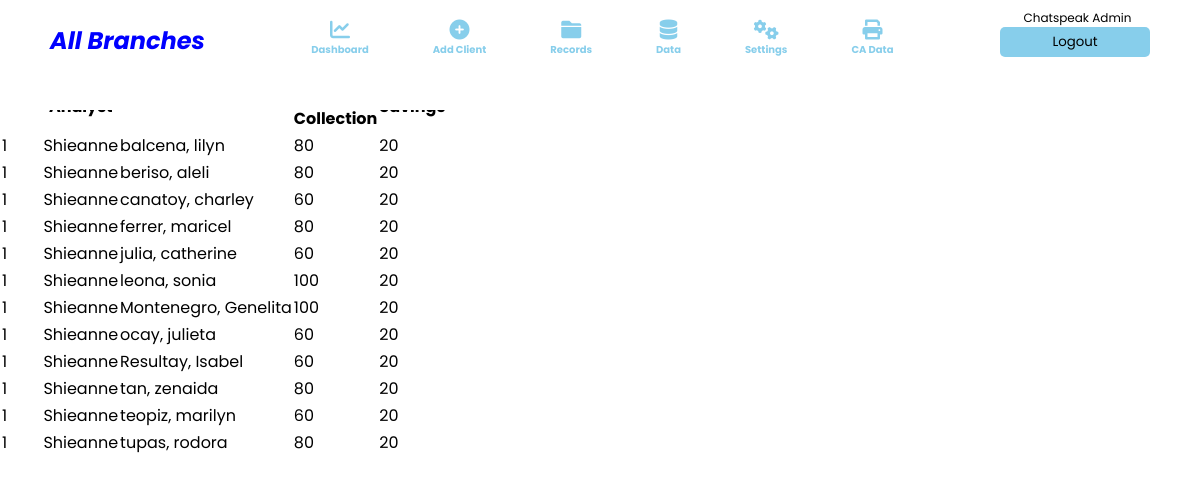
Before: /weekly.php (signed in) with the older database file.
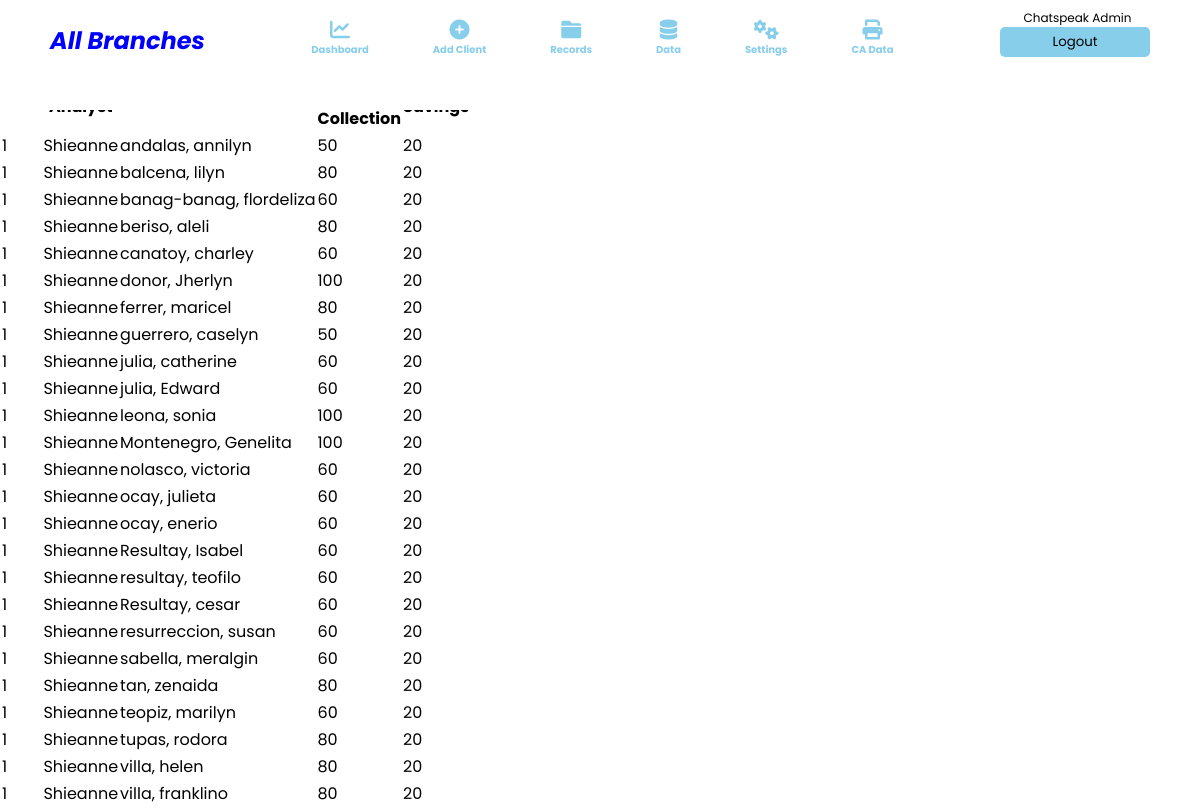
After: the same page with the newer database file.
### tables this page shows
CREATE TABLE `insert_client` (
  `id` int(11) NOT NULL,
  `cbranch` varchar(255) NOT NULL,
  `clientid` varchar(255) NOT NULL,
  `cphoto` text NOT NULL,
  `cfirstname` varchar(255) NOT NULL,
  `cmidname` varchar(255) NOT NULL,
  `clastname` varchar(255) NOT NULL,
  `csuffix` varchar(255) NOT NULL,
  `ccarea` varchar(255) NOT NULL,
  `ccycle` int(11) NOT NULL DEFAULT 1,
  `cchnumber` varchar(255) NOT NULL,
  `ccstreet` varchar(255) NOT NULL,
  `ccbarangay` varchar(255) NOT NULL,
  `cccity` varchar(255) NOT NULL,
  `ccontact` varchar(255) NOT NULL,
  `cemail` varchar(255) NOT NULL,
  `cage` varchar(255) NOT NULL,
  `cgender` varchar(255) NOT NULL,
  `cbirthday` date NOT NULL,
  `chnumber` varchar(255) NOT NULL,
  `cstreet` varchar(255) NOT NULL,
  `cbarangay` varchar(255) NOT NULL,
  `ccity` varchar(255) NOT NULL,
  `chome` varchar(255) NOT NULL,
  `cother` varchar(255) NOT NULL,
  `cnationality` varchar(255) NOT NULL,
  `ccivilstatus` varchar(255) NOT NULL,
  `cspouse` varchar(255) NOT NULL,
  `cchildren` varchar(255) NOT NULL,
  `ccomaker` varchar(255) NOT NULL,
  `cccontact` varchar(255) NOT NULL,
  `ccreditanalyst` varchar(255) NOT NULL,
  `cloanrequest` int(11) NOT NULL DEFAULT 0,
  `cloanamount` int(11) NOT NULL DEFAULT 0,
  `cloanstatus` varchar(255) NOT NULL DEFAULT 'Pending',
  `camountpaid` int(11) NOT NULL DEFAULT 0,
  `cadvance` int(11) DEFAULT 0,
  `csecdep` int(11) NOT NULL,
  `paydate` datetime DEFAULT current_timestamp(),
  `cbalance` int(11) NOT NULL DEFAULT 0,
  `coverdue` int(11) NOT NULL DEFAULT 0,
  `cinterest` int(11) NOT NULL,
  `clisteddate` datetime NOT NULL DEFAULT current_timestamp(),
  `creleaseddate` datetime DEFAULT NULL,
  `cmaturitydate` datetime DEFAULT NULL
);

### weekly.php (the view, shortened to what this page needs)
<?php
     include_once 'header.php';
?>
<div id="print">
<div class="table-wrapper">
    <table class="print-table" id="print-table">
        <thead class="ccolspan">
            <tr>
                <th colspan="26">Date :</th>
            </tr>
            <tr>
                <th colspan="26">Weekly Collection Form</th>
            </tr>
        </thead>
        <thead class="ccol">
        <tr>
                <th>Area</th>
                <th>Credit <br> Analyst</th>
                <th>Client Name</th>
                <th>Minimum <br> Daily <br> Collection</th>
                <th>Daily <br> Savings</th>
                <th>Date</th>
                <th>Sign</th>
                <th>Date</th>
                <th>Sign</th>
                <th>Date</th>
                <th>Sign</th>
                <th>Date</th>
                <th>Sign</th>
                <th>Date</th>
                <th>Sign</th>
        </tr>
        </thead>
        <tbody><?php
        if($bnm == "all"){
                $query2 = "SELECT * FROM insert_client WHERE cloanstatus in('OnGoing','Released')  ORDER BY ccarea ASC, clastname ASC";
            }else{
                $query2 = "SELECT * FROM insert_client WHERE cbranch = '$bnm' and cloanstatus in('OnGoing','Released') ORDER BY ccarea ASC, clastname ASC";
            }
            $result2 = mysqli_query($connection,$query2);
            while($row2  = mysqli_fetch_assoc($result2)){
                $canalyst = $row2['ccreditanalyst'];
                $approvedloan = $row2['cloanamount'];
    ?>
        <tr>
            <td ><p><?php echo $row2['ccarea']?></p></td>
            <td ><?php echo $canalyst?></td>
            <td><p><?php echo $row2['clastname'].", ".$row2['cfirstname']?></p></td>
            <td ><p><?php echo $approvedloan/100 ?></p></td>
            <td >20</td>
            <td></td>
            <td></td>
            <td></td>
            <td></td>
            <td></td>
            <td></td>
            <td></td>
            <td></td>
            <td></td>
            <td></td>
        </tr>
        <?php } ?>
    </table>
</div>

### header.php (shortened to what this page needs)
<?php include "db.php"; ?>
<!DOCTYPE html>
<html lang="en">
<head>
    <link rel="stylesheet" href="https://cdnjs.cloudflare.com/ajax/libs/font-awesome/6.0.0/css/all.min.css">
    <link rel="stylesheet" href="CSS/style.css">
</head>
<header>
    <div class="fullContent">
        <nav>
            <?php
                $username1 = $_SESSION['UNAME'];
                $branch1 = mysqli_query($connection,"select branch from insert_cssaccount where username = '$username1'");
                    while($rb1= mysqli_fetch_assoc($branch1)){
                        $bnm = $rb1['branch'];
                        if($bnm == "tandangsora"){
                            $bname = 'Tandang Sora' ;
                        }
                        elseif($bnm == "meycauayan"){
                            $bname = 'Meycauayan'  ;
                        }
                        elseif($bnm == "stamaria"){
                            $bname = 'Sta. Maria' ;
                        }
                        elseif($bnm == "all"){
                            $bname = "All Branches";
                        }
                    }
            ?>
            <i style="display: inline-flex; color:blue;"><h1><?php echo $bname?></h1></i>
            <ul id="navSelection" class="navSelection">
                <li class="navSel"><a class="a" href="Dashboard.php"><i class="fa fa-chart-line"></i><p>Dashboard</p></a></li>
                <li class="navSel"><a class="a" href="AddClient.php"><i class="fa fa-plus-circle"></i><p>Add Client</p></a></li>
                <li class="navSel"><a class="a" href="Records.php"><i class="fa fa-folder"></i><p>Records</p></a></li>
                <li class="navSel"><a class="a" href="Data.php"><i class="fa fa-database"></i><p>Data</p></a></li>
                <li class="navSel"><a class="a" href="Settings.php"><i class="fa fa-gears"></i><p>Settings</p></a></li>
                <li class="navSel"><a class="a" href="CA.php"><i class="fa fa-print"></i><p>CA Data</p></a></li>
            </ul>
            <div class="accountOpen" style="margin-top: -15px;">
                <span id="accPosition" style="font-size: 12px; margin-right: 5px;"></span><span id="accountName" style="font-size: 12px; text-transform: capitalize;"><?php echo $_SESSION['UNAME'];?></span><br>
                <a href="cssLogout.php"><button id='btnLogOut'>Logout</button></a>
            </div>
        </nav>
    </div>
</header>

### CSS/style.css (style rules this page uses)
* { margin: 0; padding: 0; box-sizing: border-box; font-family: 'Poppins', sans-serif; }
.fullContent { position: fixed; height: 110px; width: 100%; padding: 20px 50px; background: white; }
nav { display: flex; justify-content: space-between; align-items: center; text-align: center; }
nav ul { width: 70%; display: flex; justify-content: center; align-items: center; text-align: center; text-decoration: none; list-style: none; }
nav ul li { text-decoration: none; display: flex; justify-content: center; align-items: center; text-align: center; font-weight: 700; }
nav ul li a { font-size: 20px; color: skyblue; text-decoration: none; margin: 0 30px; }
nav ul li a p { font-size: 10px; margin: 2px; }
nav .accountOpen a button { height: 30px; width: 150px; border-radius: 5px; border: 0; cursor: pointer; background: skyblue; }

Changed rows visible on the page:
added insert_client: ccarea "1", ccreditanalyst "Shieanne", clastname "andalas", cfirstname "annilyn", $approvedloan/100 "50"
added insert_client: ccarea "1", ccreditanalyst "Shieanne", clastname "banag-banag", cfirstname "flordeliza", $approvedloan/100 "60"
added insert_client: ccarea "1", ccreditanalyst "Shieanne", clastname "donor", cfirstname "Jherlyn", $approvedloan/100 "100"
added insert_client: ccarea "1", ccreditanalyst "Shieanne", clastname "guerrero", cfirstname "caselyn", $approvedloan/100 "50"
added insert_client: ccarea "1", ccreditanalyst "Shieanne", clastname "julia", cfirstname "Edward", $approvedloan/100 "60"
added insert_client: ccarea "1", ccreditanalyst "Shieanne", clastname "nolasco", cfirstname "victoria", $approvedloan/100 "60"
added insert_client: ccarea "1", ccreditanalyst "Shieanne", clastname "ocay", cfirstname "enerio", $approvedloan/100 "60"
added insert_client: ccarea "1", ccreditanalyst "Shieanne", clastname "resultay", cfirstname "teofilo", $approvedloan/100 "60"
added insert_client: ccarea "1", ccreditanalyst "Shieanne", clastname "Resultay", cfirstname "cesar", $approvedloan/100 "60"
added insert_client: ccarea "1", ccreditanalyst "Shieanne", clastname "resurreccion", cfirstname "susan", $approvedloan/100 "60"
added insert_client: ccarea "1", ccreditanalyst "Shieanne", clastname "sabella", cfirstname "meralgin", $approvedloan/100 "60"
added insert_client: ccarea "1", ccreditanalyst "Shieanne", clastname "villa", cfirstname "helen", $approvedloan/100 "80"
added insert_client: ccarea "1", ccreditanalyst "Shieanne", clastname "villa", cfirstname "franklino", $approvedloan/100 "80"
